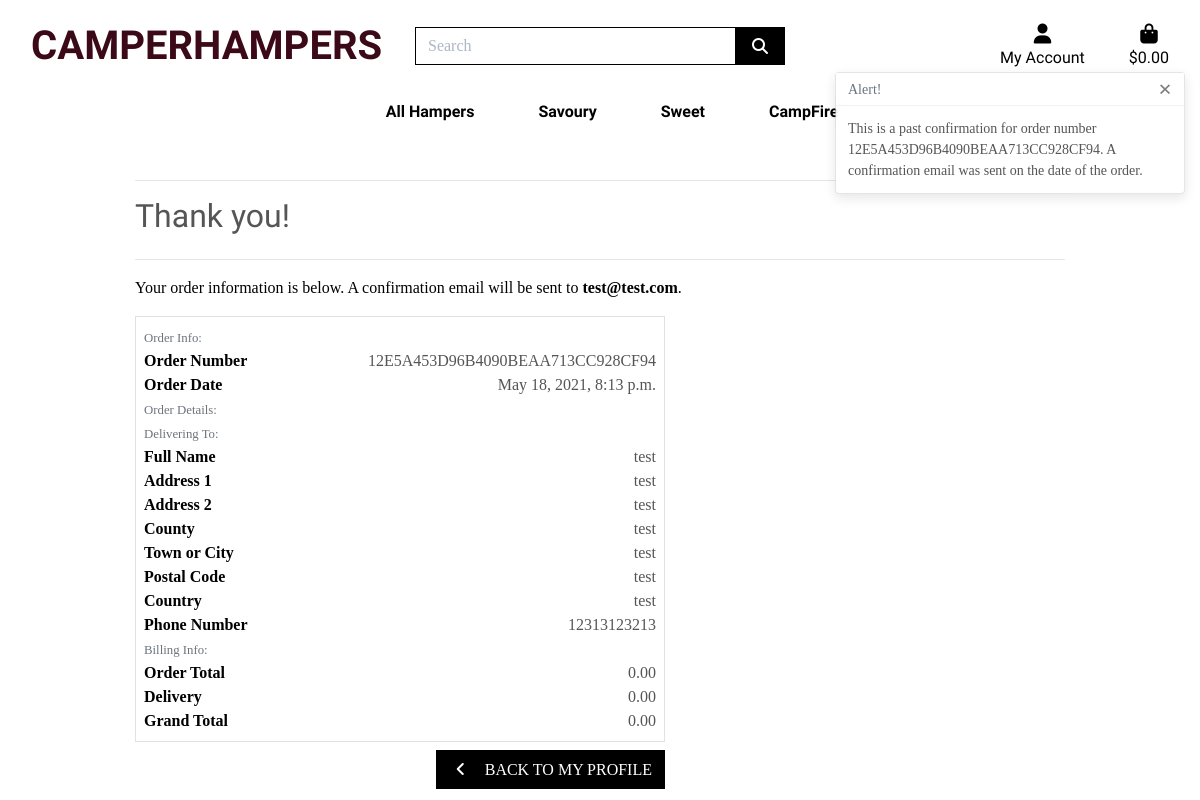
The page /profiles/order_history/12E5A453D96B4090BEAA713CC928CF94 on the database its author committed.
### checkout/models.py (models this page shows, shortened)
class Order(models.Model):
    order_number = models.CharField(max_length=32, null=False, editable=False)
    user_profile = models.ForeignKey(UserProfile, on_delete=models.SET_NULL,
                                     null=True, blank=True, related_name='orders')
    full_name = models.CharField(max_length=50, null=False, blank=False)
    email = models.EmailField(max_length=254, null=False, blank=False)
    phone_number = models.CharField(max_length=20, null=False, blank=False)
    country = CountryField(blank_label='Country *', null=False, blank=False)
    postcode = models.CharField(max_length=20, null=True, blank=True)
    town_or_city = models.CharField(max_length=40, null=False, blank=False)
    street_address1 = models.CharField(max_length=80, null=False, blank=False)
    street_address2 = models.CharField(max_length=80, null=True, blank=True)
    county = models.CharField(max_length=80, null=True, blank=True)
    date = models.DateTimeField(auto_now_add=True)
    delivery_cost = models.DecimalField(max_digits=6, decimal_places=2, null=False, default=0)
    order_total = models.DecimalField(max_digits=10, decimal_places=2, null=False, default=0)
    grand_total = models.DecimalField(max_digits=10, decimal_places=2, null=False, default=0)
    original_bag = models.TextField(null=False, blank=False, default='')
    stripe_pid = models.CharField(max_length=254, null=False, blank=False, default='')

### profiles/views.py (the view)
# urls.py: path('order_history/<order_number>', views.order_history, name='order_history'),
def order_history(request, order_number):
    order = get_object_or_404(Order, order_number=order_number)
    messages.info(request, (
        f'This is a past confirmation for order number {order_number}. '
        'A confirmation email was sent on the date of the order.'
    ))
    template = 'checkout/checkout_success.html'
    context = {
        'order': order,
        'from_profile': True,
    }
    return render(request, template, context)

### bag/contexts.py (called while the page is built, shortened)
def bag_contents(request):
    bag_items = []
    total = 0
    product_count = 0
    bag = request.session.get('bag', {})
    delivery = total * Decimal(settings.STANDARD_DELIVERY_PERCENTAGE / 100)
    grand_total = delivery + total
    context = {
        'bag_items': bag_items,
        'total': total,
        'product_count': product_count,
        'delivery': delivery,
        'grand_total': grand_total,
    }
    return context

### checkout/templates/checkout/checkout_success.html (shortened to what this page needs)
{% extends "base.html" %}
{% load static %}
{% block extra_css %}
    <link rel="stylesheet" href="{% static 'checkout/css/checkout.css' %}">
{% endblock %}
{% block page_header %}
    <div class="container header-container">
    </div>
{% endblock %}
{% block content %}
    <div class="overlay"></div>
    <div class="container">
        <div class="row">
            <div class="col">
                <hr>
                <h2 class="logo-font mb-4">Thank you!</h2>
                <hr>
                <p class="text-black">Your order information is below. A confirmation email will be sent to <strong>{{ order.email }}</strong>.</p>
            </div>
        </div>
        <div class="row">
            <div class="col-12 col-lg-7">
                <div class="order-confirmation-wrapper p-2 border">
                    <div class="row">
                        <div class="col">
                            <small class="text-muted">Order Info:</small>
                        </div>
                    </div>
                    <div class="row">
                        <div class="col-12 col-md-4">
                            <p class="mb-0 text-black font-weight-bold">Order Number</p>
                        </div>
                        <div class="col-12 col-md-8 text-md-right">
                            <p class="mb-0">{{ order.order_number }}</p>
                        </div>
                    </div>
                    <div class="row">
                        <div class="col-12 col-md-4">
                            <p class="mb-0 text-black font-weight-bold">Order Date</p>
                        </div>
                        <div class="col-12 col-md-8 text-md-right">
                            <p class="mb-0">{{ order.date }}</p>
                        </div>
                    </div>
                    <div class="row">
                        <div class="col">
                            <small class="text-muted">Order Details:</small>
                        </div>
                    </div>
                    <div class="row">
                        <div class="col">
                            <small class="text-muted">Delivering To:</small>
                        </div>
                    </div>
                    <div class="row">
                        <div class="col-12 col-md-4">
                            <p class="mb-0 text-black font-weight-bold">Full Name</p>
                        </div>
                        <div class="col-12 col-md-8 text-md-right">
                            <p class="mb-0">{{ order.full_name }}</p>
                        </div>
                    </div>
                    <div class="row">
                        <div class="col-12 col-md-4">
                            <p class="mb-0 text-black font-weight-bold">Address 1</p>
                        </div>
                        <div class="col-12 col-md-8 text-md-right">
                            <p class="mb-0">{{ order.street_address1 }}</p>
                        </div>
                    </div>
                    {% if order.street_address2 %}
                    <div class="row">
                        <div class="col-12 col-md-4">
                            <p class="mb-0 text-black font-weight-bold">Address 2</p>
                        </div>
                        <div class="col-12 col-md-8 text-md-right">
                            <p class="mb-0">{{ order.street_address1 }}</p>
                        </div>
                    </div>
                    {% endif %}
                    {% if order.county %}
                    <div class="row">
                        <div class="col-12 col-md-4">
                            <p class="mb-0 text-black font-weight-bold">County</p>
                        </div>
                        <div class="col-12 col-md-8 text-md-right">
                            <p class="mb-0">{{ order.county }}</p>
                        </div>
                    </div>
                    {% endif %}
                    <div class="row">
                        <div class="col-12 col-md-4">
                            <p class="mb-0 text-black font-weight-bold">Town or City</p>
                        </div>
                        <div class="col-12 col-md-8 text-md-right">
                            <p class="mb-0">{{ order.town_or_city }}</p>
                        </div>
                    </div>
                    {% if order.postcode %}
                    <div class="row">
                        <div class="col-12 col-md-4">
                            <p class="mb-0 text-black font-weight-bold">Postal Code</p>
                        </div>
                        <div class="col-12 col-md-8 text-md-right">
                            <p class="mb-0">{{ order.postcode }}</p>
                        </div>
                    </div>
                    {% endif %}
                    <div class="row">
                        <div class="col-12 col-md-4">
                            <p class="mb-0 text-black font-weight-bold">Country</p>
                        </div>
                        <div class="col-12 col-md-8 text-md-right">
                            <p class="mb-0">{{ order.country }}</p>
                        </div>
                    </div>
                    <div class="row">
                        <div class="col-12 col-md-4">
                            <p class="mb-0 text-black font-weight-bold">Phone Number</p>
                        </div>
                        <div class="col-12 col-md-8 text-md-right">
                            <p class="mb-0">{{ order.phone_number }}</p>
                        </div>
                    </div>
                    <div class="row">
                        <div class="col">
                            <small class="text-muted">Billing Info:</small>
                        </div>
                    </div>
                    <div class="row">
                        <div class="col-12 col-md-4">
                            <p class="mb-0 text-black font-weight-bold">Order Total</p>
                        </div>
                        <div class="col-12 col-md-8 text-md-right">
                            <p class="mb-0">{{ order.order_total }}</p>
                        </div>
                    </div>
                    <div class="row">
                        <div class="col-12 col-md-4">
                            <p class="mb-0 text-black font-weight-bold">Delivery</p>
                        </div>
                        <div class="col-12 col-md-8 text-md-right">
                            <p class="mb-0">{{ order.delivery_cost }}</p>
                        </div>
                    </div>
                    <div class="row">
                        <div class="col-12 col-md-4">
                            <p class="mb-0 text-black font-weight-bold">Grand Total</p>
                        </div>
                        <div class="col-12 col-md-8 text-md-right">
                            <p class="mb-0">{{ order.grand_total }}</p>
                        </div>
                    </div>
                </div>
            </div>
        </div>
        <div class="row">
			<div class="col-12 col-lg-7 text-right">
                {% if from_profile %}
                <a href="{% url 'profile' %}" class="btn btn-black rounded-0 my-2">
                    <span class="icon mr-2">
                        <i class="fas fa-angle-left"></i>
                    </span>
                    <span class="text-uppercase">Back to My Profile</span>
                </a>
                {% endif %}
			</div>
		</div>
    </div>
{% endblock %}

### static/css/base.css (style rules this page uses)
html { height: 100%; }
body { background: url('/media/homepage_banner.jpg') no-repeat center center fixed; background-size: cover; height: calc(100vh - 164px); color: #555; font-family: 'Julius Sans One'; }
.icon { align-items: center; display: inline-flex; justify-content: center; height: 1.5rem; width: 1.5rem; }
.logo-font { font-family: 'Josefin Sans', sans-serif; }
.btn-black { background: black; color: white; }
.text-black { color: #000 !important; }
.overlay { height: 100%; width: 100%; top: 0; left: 0; position: fixed; background: white; z-index: -1; }
@media (min-width: 1200px) { .container { max-width: 80%; } }
@media (min-width: 992px) { .header-container { padding-top: 164px; } }

### rows shown on the page
Order: email "test@test.com", order_number "12E5A453D96B4090BEAA713CC928CF94", date "May 18, 2021, 8:13 p.m.", full_name "test", street_address1 "test", county "test", town_or_city "test", postcode "test", country "test", phone_number "12313123213", order_total "0.00", delivery_cost "0.00", grand_total "0.00"

### other values the page prints
{{ message }} "This is a past confirmation for order number 12E5A453D96B4090BEAA713CC928CF94. A confirmation email was sent on the date of the order."
